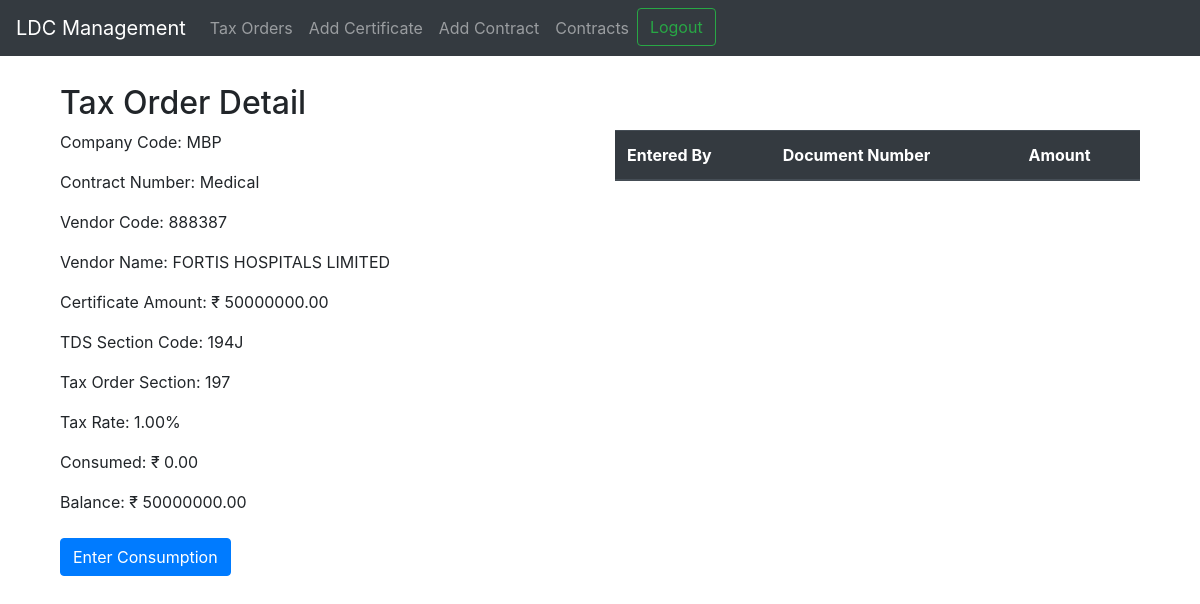
/tax_order_detail/1/ (signed in), run on the app's committed database.
### taxorders/models.py (models this page shows)
class TaxOrder(models.Model):
    company_code = models.CharField(max_length=3)
    contract_number = models.CharField(max_length=255)
    vendor_code = models.CharField(max_length=6)
    vendor_name = models.CharField(max_length=255)
    certificate_number = models.CharField(max_length=10)
    certificate_date = models.DateField()
    certificate_amount = models.DecimalField(max_digits=15, decimal_places=2)
    tds_section_code = models.CharField(max_length=4)
    tax_order_section = models.CharField(max_length=3)
    tax_rate = models.DecimalField(max_digits=5, decimal_places=2)
    consumed = models.DecimalField(max_digits=15, decimal_places=2, default=0)
    balance = models.DecimalField(max_digits=15, decimal_places=2, default=0)
    sectioncode = models.CharField(max_length=3,default="CP")
    fiscalyear =models.IntegerField(default=2023, max_length=4)

### taxorders/views.py (the view)
# urls.py: path('tax_order_detail/<int:tax_order_id>/', views.tax_order_detail, name='tax_order_detail'),
@login_required
def tax_order_detail(request, tax_order_id):
    tax_order = get_object_or_404(TaxOrder, pk=tax_order_id)
    tax_order_cons = list(CertificateConsumption.objects.filter(tax_order=tax_order.id))
    if tax_order_cons != "":
        tax_order_consd = tax_order_cons
    else:
        tax_order_consd = ""
    return render(request, 'taxorders/tax_order_detail.html', {'tax_order': tax_order,'tax_order_cons': tax_order_consd})

### taxorders/templates/taxorders/tax_order_detail.html (shortened to what this page needs)
{% extends 'base.html' %}
{% block content %}
  <div class="container mt-4">
    <h2>Tax Order Detail</h2>
    <div class="row">
      <div class="col-md-6">
        <p>Company Code: {{ tax_order.company_code }}</p>
        <p>Contract Number: {{ tax_order.contract_number }}</p>
        <p>Vendor Code: {{ tax_order.vendor_code }}</p>
        <p>Vendor Name: {{ tax_order.vendor_name }}</p>
        <p>Certificate Amount: &#8377; {{ tax_order.certificate_amount }}</p>
        <p>TDS Section Code: {{ tax_order.tds_section_code }}</p>
        <p>Tax Order Section: {{ tax_order.tax_order_section }}</p>
        <p>Tax Rate: {{ tax_order.tax_rate }}%</p>
        <p>Consumed: &#8377; {{ tax_order.consumed }}</p>
        <p>Balance: &#8377; {{ tax_order.balance }}</p>
      </div>
      <div class="col-md-6">
        <table class="table">
          <thead class="thead-dark">
            <tr>
              <th>Entered By</th>
              <th>Document Number</th>
              <th>Amount</th>
            </tr>
          </thead>
        </table>
      </div>
    </div>
    <a href="{% url 'enter_consumption' tax_order.id %}" class="btn btn-primary mt-2">Enter Consumption</a>
  </div>
{% endblock %}

### taxorders/templates/base.html (style rules this page uses)
body { padding-top: 60px; }

### data on the page
TaxOrder: company_code "MBP", contract_number "Medical", vendor_code "888387", vendor_name "FORTIS HOSPITALS LIMITED", certificate_amount "50000000.00", tds_section_code "194J", tax_order_section "197", tax_rate "1.00", consumed "0.00", balance "50000000.00"
